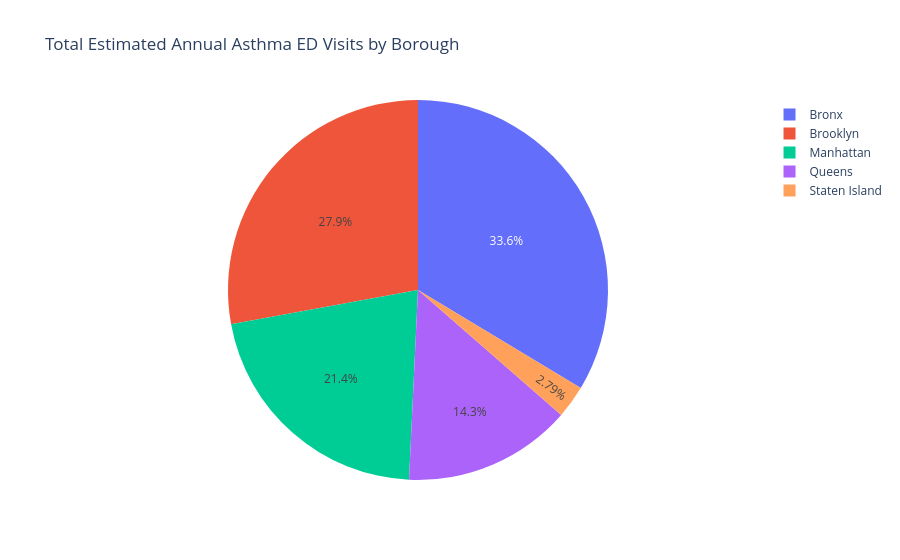

Notebook source saved alongside this figure:
### Code cell
import plotly.express as px

# 1. Reset the index so 'Borough' becomes a normal column
df_plot = borough_totals.reset_index()

# 2. Add the two age columns together to use as the chart values
fig = px.pie(
    df_plot,
    values=df_plot['Estimated annual number (under age 18)'] + df_plot['Estimated annual number (age 18+)'],
    names='Borough',
    title='Total Estimated Annual Asthma ED Visits by Borough'
)

# 3. Show the chart
fig.show()

### Figure 1 — Plotly figure (JSON) as saved in the notebook; plotly's stock layout.template omitted (floating-point values rounded to 4 significant figures)
{"data": [{"domain": {"x": [0, 1], "y": [0, 1]}, "hovertemplate": "Borough=%{label}<br>value=%{value}<extra></extra>", "labels": ["Bronx", "Brooklyn", "Manhattan", "Queens", "Staten Island"], "legendgroup": "", "name": "", "showlegend": true, "type": "pie", "values": [4025, 3338, 2557, 1716, 334]}], "layout": {"legend": {"tracegroupgap": 0}, "title": {"text": "Total Estimated Annual Asthma ED Visits by Borough"}}}
